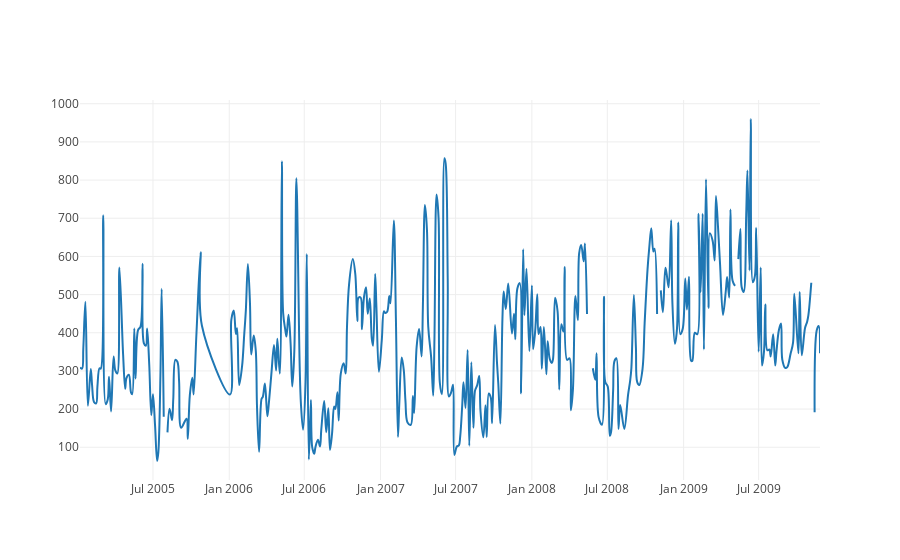

The cell this chart's notebook holds for it:
### Code cell
import plotly as py
import plotly.graph_objs as go
import pandas as pd
from datetime import datetime
py.offline.init_notebook_mode(connected = True)
dataMaya = grouped.get_group('Siri Fort')
#layout = go.layout(
    #title = 'TIME SERIES GRAPH',
    #yaxis = dict(
    #   title = 'SPM'
    #),
    #xaxis = dict(
    #    title='TIME'
    #)
#)

trace = go.Scatter(
    y = dataMaya.SPM,
    x = dataMaya['Sampling Date'],
    mode = 'lines',
    name = 'Dataset',
    line = dict(
        shape = 'spline'
    )
)

data = go.Figure(data = [trace])

py.offline.iplot(data)

### Figure 1 — Plotly figure (JSON) as saved in the notebook; plotly's stock layout.template omitted (floating-point values rounded to 4 significant figures; data arrays with more than 128 entries replaced by an {"elided": "..."} marker saying what was removed)
{"data": [{"line": {"shape": "spline"}, "mode": "lines", "name": "Dataset", "type": "scatter", "uid": "0da520d7-7540-45d7-bb1f-da0641015ee5", "x": {"elided": "358 str values"}, "y": {"elided": "358 int values"}}], "layout": {}}
